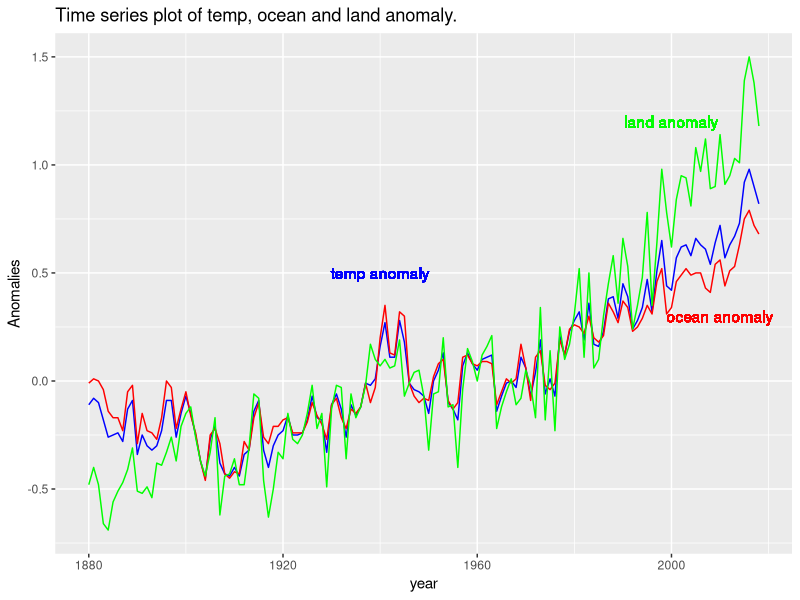
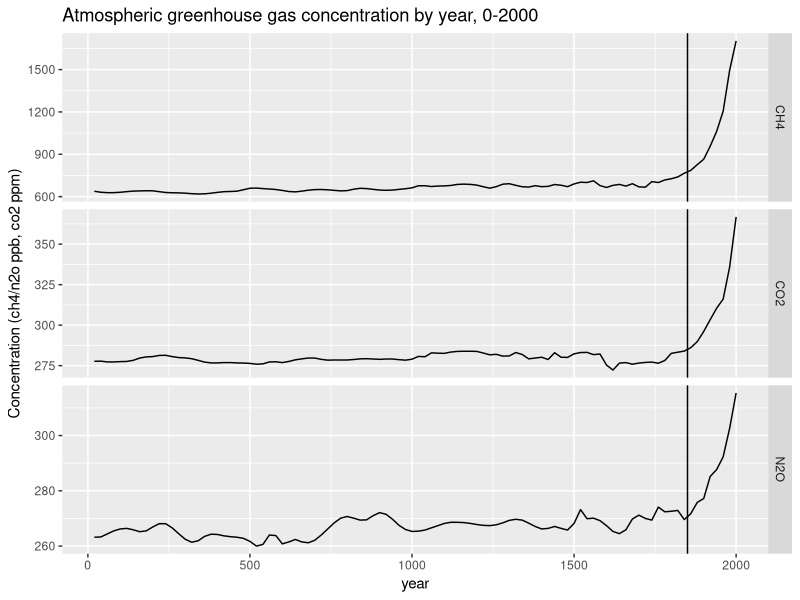
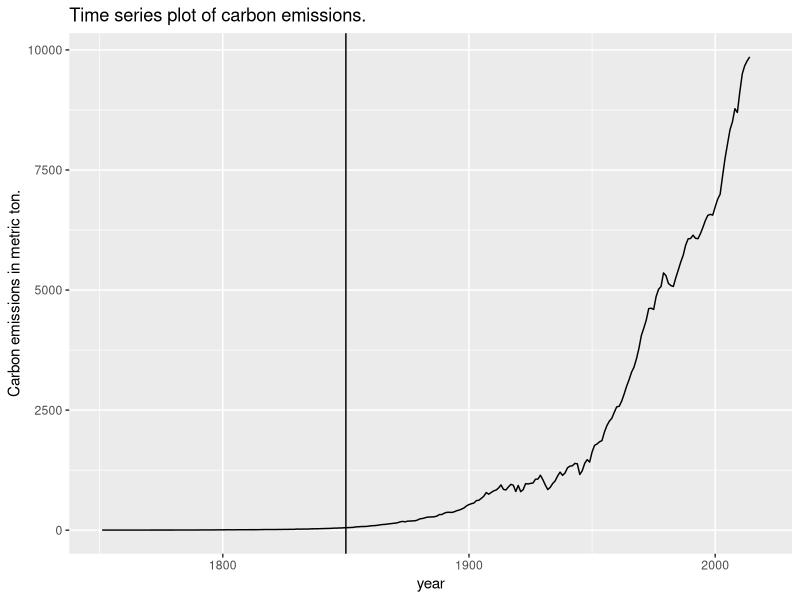
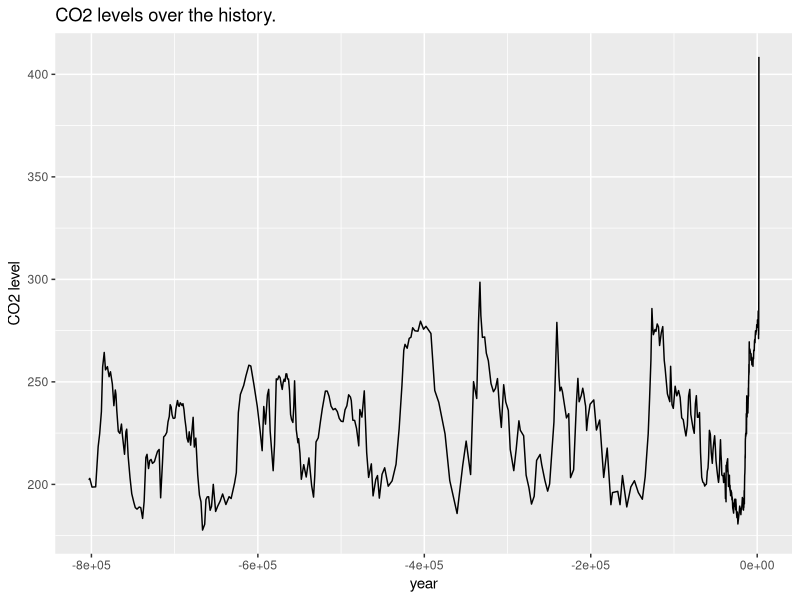
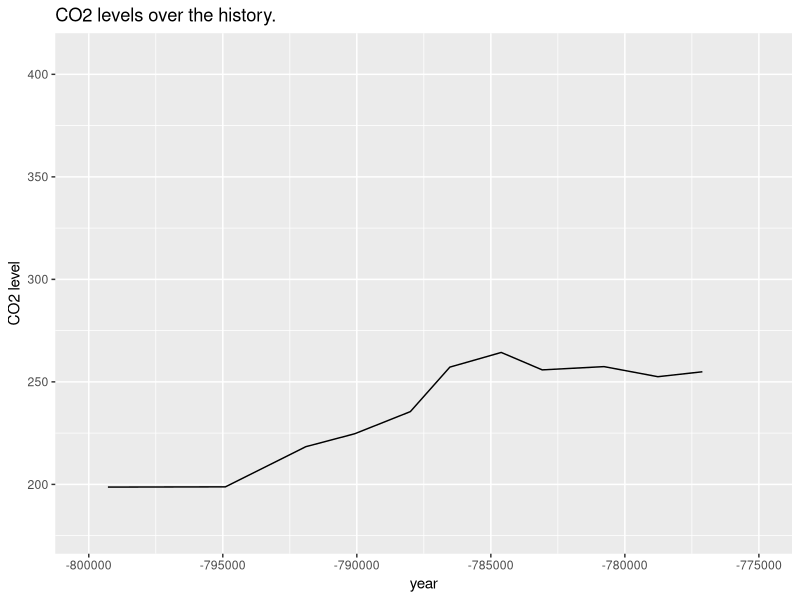
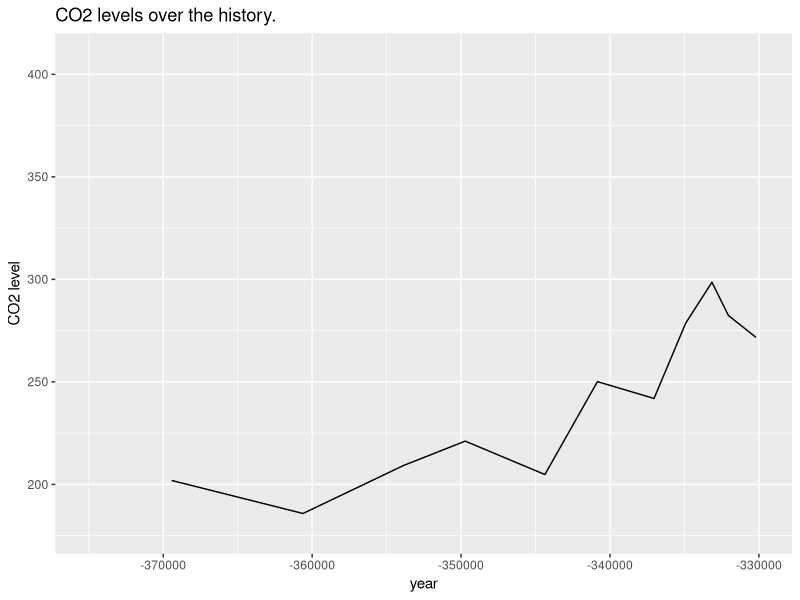
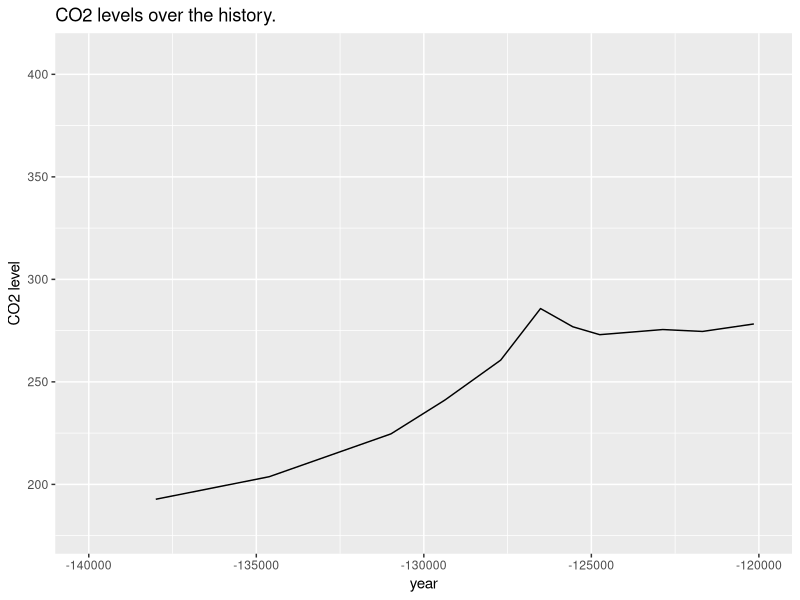
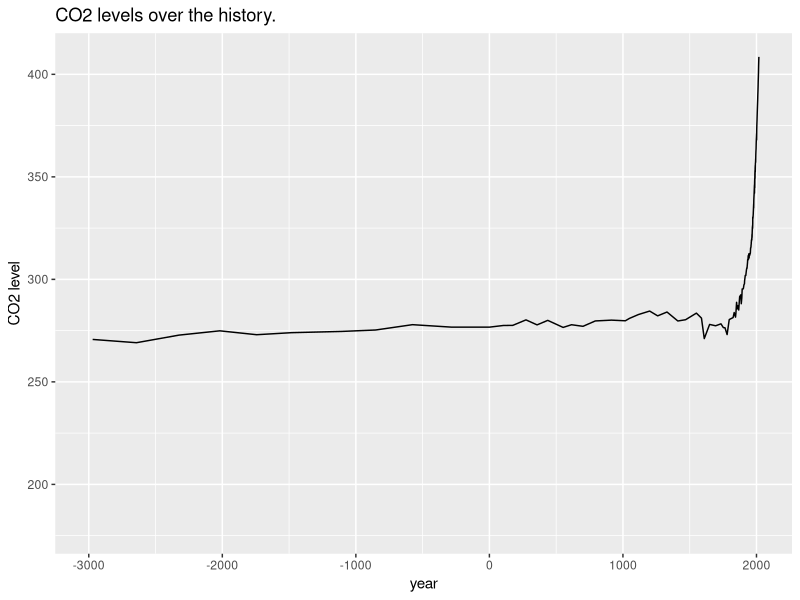

Reproduce these figures in R, in order.
#' ---
#' title: "Climate change dataset"
#' author: "Prasham Bhuta"
#' date: "June 4, 2020"
#' ---

#' # Climate change excercises
#' ## Loading the dataframe
library(tidyverse)
library(dslabs)
data("temp_carbon")
data("greenhouse_gases")
data("historic_co2")
options(digits = 3)

#' ## Getting summary of temp_carbon data
str(temp_carbon)
summary(temp_carbon)

#' ## Getting summary of greenhouse_gases data
str(greenhouse_gases)
summary(greenhouse_gases)

#' ## Getting summary of historic_co2 data
str(historic_co2)
summary(historic_co2)

#' ## When the latest year when data was recorded in temp_carbon? 
#' ### * 2014
latest_year <- temp_carbon %>% filter(!is.na(carbon_emissions)) %>% 
                                          select(year) %>% max()
print(latest_year)
#' ## What is the value of co2 emission, first time recorded and last time recorded.
#' |Year | Emission |
#' |---- | ------   |
#' |1751 | 3 |
#' | 2014 | 9855 | 
first_year <- temp_carbon %>% 
    filter(!is.na(carbon_emissions) & year == min(.$year)) 
sprintf("First Year: %d" ,first_year$year)
last_year <- temp_carbon %>%
    filter(!is.na(carbon_emissions)) %>% filter(year == max(.$year))
sprintf("Last Year: %d" ,last_year$year)
co2_increased <- last_year$carbon_emissions/first_year$carbon_emissions 
sprintf("The co2 emissions has increasesd %d times", co2_increased)

#' ## Compare first and last entries for temp anomaly
#' |Year |temp_anamoly |
#' |---- |------- |
#' |1880| -0.11 |
#' |2018 | 0.82 |
#' 
first_year <- temp_carbon %>%
    filter(!is.na(temp_anomaly)) %>% arrange(year)
sprintf("The first year the data is available: %s with %s temp anomaly", 
        first_year[1,]$year, first_year[1,]$temp_anomaly)
sprintf("The last year the data is available: %s with %s temp anomaly", 
        tail(first_year,1)$year, tail(first_year,1)$temp_anomaly)

#' ## Timeseries plot for temp anomaly
p <- temp_carbon %>% filter(!is.na(temp_anomaly)) %>% 
    ggplot(aes(year, temp_anomaly)) + geom_line()
p <- p + geom_hline(aes(yintercept = 0), color = 'blue')

#' ## Adding labels
p <- p + ylab("Temperature anomaly (degrees C)") +
    ggtitle("Temperature anomaly relative to 20th century mean, 1880-2018") +
    geom_text(aes(x = 2000, y = 0.05, 
                  label = "20th century mean"), col = "blue")
#' ## Adding land & ocean anomaly
q <- temp_carbon %>% 
    filter(!is.na(temp_anomaly) & !is.na(land_anomaly) & 
               !is.na(ocean_anomaly)) %>%
    ggplot(aes(x =year)) +
    geom_line(aes(y=temp_anomaly), color='blue') +
    geom_line(aes(y=ocean_anomaly), color='red') +
    geom_line(aes(y=land_anomaly), color='green') +
    ylab("Anomalies") +
    ggtitle("Time series plot of temp, ocean and land anomaly.") +
    geom_text(aes(x=2000, y = 1.2, label='land anomaly'), col = 'green') +
    geom_text(aes(1940, 0.5, label='temp anomaly'), col = 'blue') +
    geom_text(aes(2010, 0.3, label='ocean anomaly'), col = 'red')
q

#' ## Line plot for greenhouses gases such as co2, ch4, and n2o.
p <- greenhouse_gases %>%
    ggplot(aes(year, concentration)) +
    geom_line() +
    facet_grid(gas ~ ., scales = 'free') +
    geom_vline(aes(xintercept = 1850)) +
    ylab("Concentration (ch4/n2o ppb, co2 ppm)") +
    ggtitle("Atmospheric greenhouse gas concentration by year, 0-2000")
p

#' ## Carbon emissions time series plot
p <- temp_carbon %>%
    ggplot(aes(year, carbon_emissions)) +
    geom_line() +
    ylab("Carbon emissions in metric ton.") + 
    ggtitle("Time series plot of carbon emissions.") +
    geom_vline(aes(xintercept = 1850))
p

#' ## Plotting historic co2, dating back 800000 years, data from measurement of ice cores.
historic_co2 = as.data.frame(historic_co2)
co2_time <- historic_co2 %>%
    ggplot(aes(year,co2)) +
    geom_line() +
    ylab("CO2 level") + 
    ggtitle("CO2 levels over the history.")
co2_time 

#' ## playing with x-axis limits
co2_time1 <- co2_time +
    scale_x_continuous(limits = c(-800000, -775000))
co2_time1
#' * It took ~10,000 years for co2 level to rise from 200 pppmv to 275 ppmv

co2_time2 <- co2_time +
    scale_x_continuous(limits = c(-375000, -330000))
co2_time2
#' * It took ~25,000 years for co2 level to rise from 180 pppmv to 300 ppmv

co2_time3 <- co2_time +
    scale_x_continuous(limits = c(-140000, -120000))
co2_time3
#' * It took ~9,000 years for co2 level to rise from 200 pppmv to 280 ppmv

co2_time4 <- co2_time +
    scale_x_continuous(limits = c(-3000, 2018))
co2_time4
#' * **It only took 250 years for co2 level to rise from 275 ppmv to 400 ppmv.**
